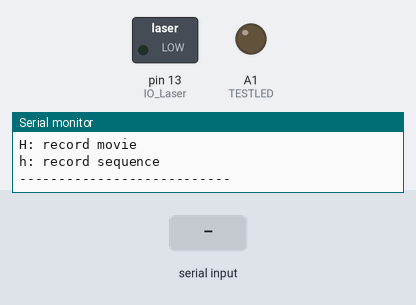
The sketch below on a simulated Arduino Uno, built with avr-gcc and run on an emulated ATmega328P. Parts: switched loads named in the sketch (green lamp = pin HIGH), output pins drawn as LEDs (lit = HIGH), the last lines printed to the serial monitor. The test bench sets the inputs (shaded band). Pins used as bus, display or sensor lines are not drawn.

Above: at 1.2 s.
1.3 s: "h90\n" received over Serial
At 1.53 s:
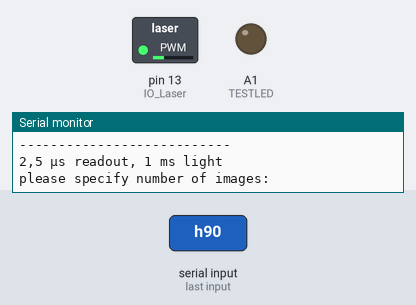
3.1 s: byte 72 ('H') received over Serial
6.1 s: byte 120 ('x') received over Serial
10.7 s: "H90\n" received over Serial
Timing chart, 0 to 14.7 s (numbered marks = the images above; inputs shaded):
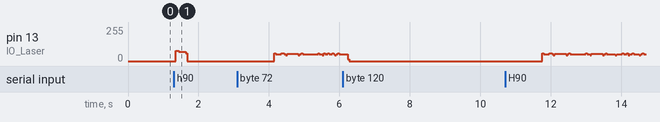

Measured:
- after the input at 1.3 s, pin 13 (IO_Laser): 0/255 → 76/255 after 0.06 s, → 70/255 0.08 s later, → 0/255 0.20 s later

The sketch:

orca.ino
```cpp
#include <Arduino.h>

#include "orca.h"

String readString;
uint8_t globalerror=0;
char c = 0;

/////////////////////
//IO-Stuff///////////
/////////////////////
void zero_outputs()
{
    digitalWrite(IO_Laser, LOW);
    digitalWrite(IO_CAM_trigger, LOW);
    digitalWrite(ORCA_trigger, LOW);
    digitalWrite(SLM_trigger, LOW);

}

void setup()
{
    Serial.begin(38400);

    pinMode(TESTLED, OUTPUT);
    TESTLED_PORT &= ~(1<<TESTLED_PIN);

    pinMode(IO_Laser, OUTPUT);

    pinMode(IO_CAM_trigger, OUTPUT);

    pinMode(ORCA_trigger, OUTPUT);

    pinMode(SLM_trigger, OUTPUT);
    pinMode(SLM_LED_ON, INPUT);
}


void loop()
{

    Serial.println("---------------------------");
    Serial.println("Hamamatsu Orca Flash 4.0");
    Serial.println("H: record movie");
    Serial.println("h: record sequence");
    Serial.println("---------------------------");

    while(Serial.available() == 0)
    {
        globalerror = 0;
    }
    int inByte = Serial.read();


        switch (inByte) // do something different depending on the character received.
        {
            case 'h':
            {
                globalerror  = OrcaFlash4_sequence();
                zero_outputs();
                Serial.print("OrcaFlash4_sequence reports "); Serial.println(globalerror);
                zero_outputs();
            }
            break;
            case 'H':
            {
                globalerror  = OrcaFlash4_movie();
                zero_outputs();
                Serial.print("OrcaFlash4_movie reports "); Serial.println(globalerror);
                zero_outputs();
            }
            break;
            default:
            {
                Serial.print("did not understand: "); Serial.println(inByte); Serial.print("\n");
                break;
            }
        }
        while (Serial.available() > 0)
        {
            globalerror = Serial.read();
            Serial.print("  ignored: ");
            Serial.print(globalerror);
        }
        Serial.print("\n");
}
```

OrcaFlash4_movie.cpp
```cpp
#include "OrcaFlash4_movie.h"

int OrcaFlash4_movie(void)
{
  Serial.println("2,5 µs readout, 1 ms light");
  delay(1000);
  SLM_seq_start_PORT |= (1<<SLM_seq_start_PIN);
//    while(!(SLM_seq_start_INPORT) & (1<<SLM_seq_start_PIN))
//    {
//      SLM_trigger_PORT |= (1<<SLM_trigger_PIN);
//      delayMicroseconds(20);
//      SLM_trigger_PORT &= ~(1<<SLM_trigger_PIN);
//     delay(4);
//    }

//    delay(1000);
  uint8_t run=1;
  while(run)
  {
  //    while(!((ORCA_ready_INPORT) & (1<<ORCA_ready_PIN)))
  //   {
  //   }
    uint8_t i=0,j=0;
    cli();
    for(j=0;j<8;j++)
    {
     for(i=0;i<9;i++)
     {
      ORCA_trigger_PORT |= (1<<ORCA_trigger_PIN);
      delayMicroseconds(10);
      ORCA_trigger_PORT &= ~(1<<ORCA_trigger_PIN);
      delayMicroseconds(2151);				/*((512/2 * 9.74 µs)-370 µs - 10 µs)*/ //korrigiert um 37 µs
      SLM_trigger_PORT |= (1<<SLM_trigger_PIN);
      delayMicroseconds(372);
      SLM_trigger_PORT &= ~(1<<SLM_trigger_PIN);
      IO_Laser_PORT |= (1<<IO_Laser_PIN);
      delayMicroseconds(999);
      IO_Laser_PORT &= ~(1<<IO_Laser_PIN);
      delayMicroseconds(1250);
     }
    }


    ORCA_trigger_PORT |= (1<<ORCA_trigger_PIN);
    delayMicroseconds(10);
    ORCA_trigger_PORT &= ~(1<<ORCA_trigger_PIN);
    delayMicroseconds(2151);        /*((512/2 * 9.74 µs)-370 µs - 10 µs)*/ //korrigiert um 37 µs
    //SLM_trigger_PORT &= ~(1<<SLM_trigger_PIN);
    delayMicroseconds(372);
    //SLM_trigger_PORT |= (1<<SLM_trigger_PIN);
    TESTLED_PORT |= (1<<TESTLED_PIN);
    delayMicroseconds(999);
    TESTLED_PORT &= ~(1<<TESTLED_PIN);

    ORCA_trigger_PORT |= (1<<ORCA_trigger_PIN);
    delayMicroseconds(10);
    ORCA_trigger_PORT &= ~(1<<ORCA_trigger_PIN);
    delayMicroseconds(2151);        /*((512/2 * 9.74 µs)-370 µs - 10 µs)*/ //korrigiert um 37 µs
    //SLM_trigger_PORT &= ~(1<<SLM_trigger_PIN);
    delayMicroseconds(372);
    //SLM_trigger_PORT |= (1<<SLM_trigger_PIN);
    //TESTLED_PORT &= ~(1<<TESTLED_PIN);
    delayMicroseconds(999);
    //TESTLED_PORT &= ~(1<<TESTLED_PIN);
    sei();
    while (Serial.available() > 0)
    {
      uint8_t foo = Serial.read();
      if ((foo  == 'x') || (foo == 'X'))
      {
        run=0;
      }
    }
  }
  return 0;
}
```

OrcaFlash4_movie.h
```cpp
#ifndef __OrcaFlash4Mov__
#define __OrcaFlash4Mov__

#include <Arduino.h> //needed for Serial.println
#include "orca.h"
int OrcaFlash4_movie(void);

#endif
```

OrcaFlash4_sequence.cpp
```cpp
#include "OrcaFlash4_sequence.h"

int OrcaFlash4_sequence(void)
{
    Serial.println("2,5 µs readout, 1 ms light");
    int noi=0;
    Serial.println("please specify number of images:");
    if(Serialtoint(&noi) != 0) { return 45; }
    int i, run=1;
    for(i=noi; ((i>0) && (run!=0)); i--)
    {
           cli();
      ORCA_trigger_PORT |= (1<<ORCA_trigger_PIN);
      delayMicroseconds(10);
      ORCA_trigger_PORT &= ~(1<<ORCA_trigger_PIN);
      delayMicroseconds(2151);       /*((512/2 * 9.74 µs)-370 µs - 10 µs)*/ //korrigiert um 37 µs
      SLM_trigger_PORT |= (1<<SLM_trigger_PIN);
      delayMicroseconds(372);
      SLM_trigger_PORT &= ~(1<<SLM_trigger_PIN);
      IO_Laser_PORT |= (1<<IO_Laser_PIN);
      delayMicroseconds(999);
      IO_Laser_PORT &= ~(1<<IO_Laser_PIN);
      sei();
      while (Serial.available() > 0)
      {
        uint8_t foo = Serial.read();
        if ((foo  == 'x') || (foo == 'X'))
          {
              run=0;
          }
      }
  }
  ORCA_trigger_PORT |= (1<<ORCA_trigger_PIN);
    delayMicroseconds(10);
    ORCA_trigger_PORT &= ~(1<<ORCA_trigger_PIN);
    delayMicroseconds(2151);        /*((512/2 * 9.74 µs)-370 µs - 10 µs)*/ //korrigiert um 37 µs
    SLM_trigger_PORT &= ~(1<<SLM_trigger_PIN);
    delayMicroseconds(372);
    SLM_trigger_PORT |= (1<<SLM_trigger_PIN);
    TESTLED_PORT |= (1<<TESTLED_PIN);
    delayMicroseconds(999);
    TESTLED_PORT &= ~(1<<TESTLED_PIN);
    sei();
    while (Serial.available() > 0)
    {
      uint8_t foo = Serial.read();
      if ((foo  == 'x') || (foo == 'X'))
      {
        run=0;
      }
    }
    return i;
}
```

OrcaFlash4_sequence.h
```cpp
#ifndef __OrcaFlash4Seq__
#define __OrcaFlash4Seq__

#include <Arduino.h> //needed for Serial.println
#include "orca.h"
#include "Serialtoint.h"
int OrcaFlash4_sequence(void);

#endif
```

Serialtoint.cpp
```cpp
#include "Serialtoint.h"

int Serialtoint(int *outint)
{
    String inString = "";    // string to hold input
    while (Serial.available() == 0)
    {
      delay(2);
    }
    while (Serial.available() > 0)
    {
      delay(2);
      int inChar = Serial.read();
      if (isDigit(inChar))
      {
        inString += (char)inChar;
      }
    }
   *outint = inString.toInt();
   return 0;
}
```

Serialtoint.h
```cpp
#ifndef _sertouint_
#define _sertouint_

#include <Arduino.h>
int Serialtoint(int *outint);

#endif
```

orca.h
```cpp
#ifndef __MAIN_H__
#define __MAIN_H__

#include <Arduino.h>

#include "OrcaFlash4_sequence.h"
#include "OrcaFlash4_movie.h"

// #define __AVR_ATmega328P__


// ATMEL ATMEGA328 / ARDUINO
//
//                            +-\/-+
//                      PC6  1|    |28  PC5 (AI 5)
//                (D 0) PD0  2|    |27  PC4 (AI 4)
//                (D 1) PD1  3|    |26  PC3 (AI 3)
//                (D 2) PD2  4|    |25  PC2 (AI 2)
//                (D 3) PD3  5|    |24  PC1 (AI 1)
//                (D 4) PD4  6|    |23  PC0 (AI 0)
//                      VCC  7|    |22  GND
//                      GND  8|    |21  AREF
//                      PB6  9|    |20  AVCC
//                      PB7 10|    |19  PB5 (D 13)
//                (D 5) PD5 11|    |18  PB4 (D 12)
//                (D 6) PD6 12|    |17  PB3 (D 11) PWM
//                (D 7) PD7 13|    |16  PB2 (D 10) PWM
//                (D 8) PB0 14|    |15  PB1 (D 9)  PWM
//                            +----+
//


//
//                            +-\/-+
//    RESET                  1|    |28  (AI 5)
//                           2|    |27  (AI 4)  SLM_trigger
//                           3|    |26  (AI 3)  SLM_finish
//    IO_CAM_trigger  (D 2)  4|    |25  (AI 2)  SLM_SPO3
//        ORCA_ready  (D 3)  5|    |24  (AI 1)  SLM_SPO2
//    IO_CAM_exposing (D 4)  6|    |23  (AI 0)  SLM_SPO1 SLM_seq_start
//                      VCC  7|    |22  GND
//                      GND  8|    |21  AREF
//    XTAL1             PB6  9|    |20  AVCC
//    XTAL2             PB7 10|    |19  (D 13)  IO_Laser
//    ORCA_trigger    (D 5) 11|    |18  (D 12)  SLM_ready
//    IO_CAM_shutter  (D 6) 12|    |17
//    IO_CAM_PowerOn  (D 7) 13|    |16
//    SLM_LED_ON      (D 8) 14|    |15
//                            +----+
//

#define TESTLED A1
#define TESTLED_PORT PORTC
#define TESTLED_PIN PC1

#define IO_Laser 13
#define IO_Laser_PORT PORTB
#define IO_Laser_PIN PB5

#define ORCA_trigger 5
#define ORCA_trigger_PORT PORTD
#define ORCA_trigger_PIN PD5

#define ORCA_ready_PORT   PORTD
#define ORCA_ready_INPORT PIND
#define ORCA_ready_PIN    PD3

#define IO_CAM_trigger 2
#define IO_CAM_trigger_PORT PORTD
#define IO_CAM_trigger_PIN PD2


#define SLM_trigger A4
#define SLM_trigger_PORT PORTC
#define SLM_trigger_PIN PC4

#define SLM_LED_ON 8
#define SLM_LED_ON_PORT PORTB
#define SLM_LED_ON_PIN PB0

#define SLM_seq_start_PORT   PORTC
#define SLM_seq_start_INPORT PINC
#define SLM_seq_start_PIN PC0

#endif
```
